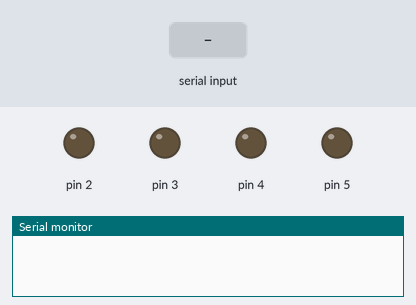
Bench run of a sketch on a simulated Arduino Uno, built with avr-gcc and run on an emulated ATmega328P. Shown: output pins drawn as LEDs (lit = HIGH), the last lines printed to the serial monitor. Inputs (shaded band) come from the test bench.

Above: at 1.2 s.
1.3 s: "90,45\n" received over Serial
At 2.2 s:
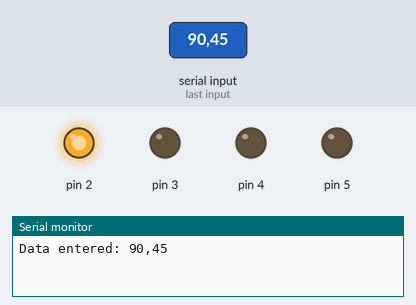
4.3 s: "30,150\n" received over Serial
At 7.1 s:
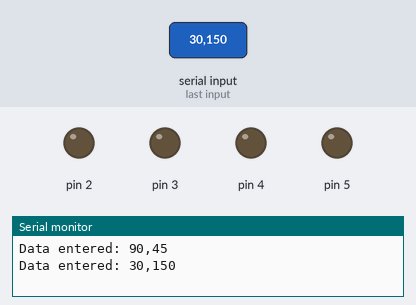
7.3 s: "1,90\n" received over Serial
At 7.9 s:
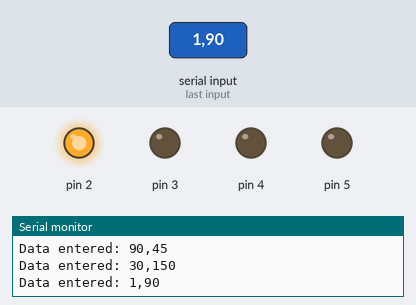
Timing chart, 0 to 10.9 s (numbered marks = the images above; inputs shaded):
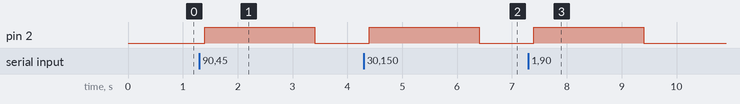

Measured:
- after the input at 1.3 s, pin 2: LOW → HIGH after 0.10 s, → LOW 2.0 s later
- after the input at 4.3 s, pin 2: LOW → HIGH after 0.10 s, → LOW 2.0 s later
- after the input at 7.3 s, pin 2: LOW → HIGH after 0.10 s, → LOW 2.0 s later

The sketch:

Controle_IEEE.ino
```cpp
#include <Robo.h>

Robo robo(2,3,4,5,8,9);
char buffer[18];

void setup() {
  Serial.begin(9600);
  Serial.flush();
}
void loop() {
  if (Serial.available() > 0) {
    int index = 0;
    delay(100); // deixe o buffer encher
    int numChar = Serial.available();
    if (numChar > 15) {
      numChar = 15;
    }
    while (numChar--) {
      buffer[index++] = Serial.read();
    }
    splitString(buffer);
  }
}

void splitString(char* data) {
  Serial.print("Data entered: ");
  Serial.println(data);
  char* parameter;
  parameter = strtok (data, " ,");
  while (parameter != NULL) {
    setRotacionar(parameter);
    setFrente(parameter);
    setTras(parameter);
    setParar(parameter);
    sensor(parameter);
    parameter = strtok(NULL, " ,");
  }
  // Limpa o texto e os buffers seriais
  for (int x = 0; x < 16; x++) {
    buffer[x] = '\0';
  }
  Serial.flush();
}

//Rotaciona o robo com uma certa suavidade
//Ex: r100 o360
void setRotacionar(char* data) {
  int velocidade;
  int grau;
  if ((data[0] == 'r') || (data[0] == 'R')) {
    velocidade = strtol(data + 1, NULL, 10);
    velocidade = constrain(velocidade, 0, 255);
    Serial.print("Rotacionar - velocidade: ");
    Serial.println(velocidade);
  }
  if ((data[0] == 'o') || (data[0] == 'O')) {
    grau = strtol(data + 1, NULL, 10);
    grau = constrain(grau, -360, 360);
    Serial.print("Grau: ");
    Serial.println(grau);
  }
  robo.rotacionar(grau,velocidade);
}

//Ex f100
void setFrente(char* data){
  int velocidade;
  if ((data[0] == 'f') || (data[0] == 'F')) {
    velocidade = strtol(data + 1, NULL, 10);
    velocidade = constrain(velocidade, 0, 255);
    Serial.print("Frente - velocidade: ");
    Serial.println(velocidade);
  }
  robo.frente(velocidade);
}

//Ex: p
void setParar(char* data){
  int velocidade;
  if ((data[0] == 'p') || (data[0] == 'P')) {
    velocidade = strtol(data + 1, NULL, 10);
    Serial.print("Parado");
  }
  robo.parar();
}

//Ex: T100
void setTras(char* data){
  int velocidade;
  if ((data[0] == 't') || (data[0] == 'T')) {
    velocidade = strtol(data + 1, NULL, 10);
    velocidade = constrain(velocidade, 0, 255);
    Serial.print("Tras - velocidade: ");
    Serial.println(velocidade);
  }
  robo.tras(velocidade);
}

void sensor(char* data){
  int sensorData;
  int limite = 30;
  if ((data[0] == 's') || (data[0] == 'S')) {
    sensorData = strtol(data + 1, NULL, 10);
    sensorData = constrain(sensorData, 0, limite);
    Serial.print("sensor: ");
    //Serial.println(sensorData);
    Serial.println(robo.range(limite));
  }
}
```

Motor.h
```cpp
/**
 * @author GIM
 * @brief  Esta classe serve para controlar o motor através  da PWM.
 * @date   26 de maio, 2016.
 */

#ifndef MOTOR_H
#define MOTOR_H

#include <Arduino.h>

class Motor{
private:
  byte const motorPin1;
  byte const motorPin2;

public:

  Motor(const int& _motorPin1, const int& _motorPin2);
  /**
  * @brief Controla a velocidade do motor através do uso da PWM.
  * @param velocidade valor inteiro da velocidade entre 0 e 255.
  */
  void pwm(const int& motorPin,const int& velocidade) const;
};

#endif
```

Robo.h
```cpp
/**
 * @author GIM
 * @brief  Controlar um robo com dois motores.
 * @date   26 de maio, 2016
 */

#ifndef ROBO_H
#define ROBO_H

#include <Arduino.h>
#include <Ultrasonic.h>
#include "Motor.h"

class Robo{
private:
  //**Motor esquerdo*/
  Motor motor1;
  /**Motor direito*/
  Motor motor2;

  /**Entrada 1 do motor 1*/
  byte motor1Pin1;
  /**Entrada 2 do motor 1*/
  byte motor1Pin2;
  /**Entrada 1 do motor 2*/
  byte motor2Pin1;
  /**Entrada 2 do motor 2*/
  byte motor2Pin2;
  /**Contador para rotacionar*/

  /**Entrada trig do ultrassom*/
  byte trig;
  /**Entrada echo do ultrassom*/
  byte echo;

  int count;

public:
  /**
  * @brief Cria um robo de dois motores
  * @param motorPin1 Motor esquerdo do Robô
  * @param motorPin2 Motor direito do Robô
  */
  Robo(const int& motor1Pin1, const int& motor1Pin2, const int& motor2Pin1, const int& motor2Pin2,
       const int& trig, const int& echo);
  /**
  * @brief O robo anda para frente.
  * @param pwm Seta a velocidade de ambos os motores.
  * @see parar()
  * @see tras()
  */
  void frente(const int& pwm) const;
  /**
  * @brief O robo anda para trás.
  * @param pwm Seta a velocidade de ambos os motores.
  * @see parar()
  * @see frente()
  */
  void tras(const int& pwm) const;
  /**
  * @brief Rotaciona a direção do robo para esquerda ou direita.
  * @param angulo Se o ângulo for positovo vira para direita,
  *               se for negativo vira para direita.
  * @param pwm Velocidade de um dos motores com o qual o robo está rotacionando.
  */
  void rotacionar(const float& angulo, const int& pwm);
  /**
  * @brief Para o robo.
  * @see frente()
  * @see tras()
  */
  void parar() const;
  /**
  * @brief Mostra a distancia apartir de um certo limite.
  * @param limite Distância mínima.
  */
  float range(const float& limite) const;

};

#endif
```
